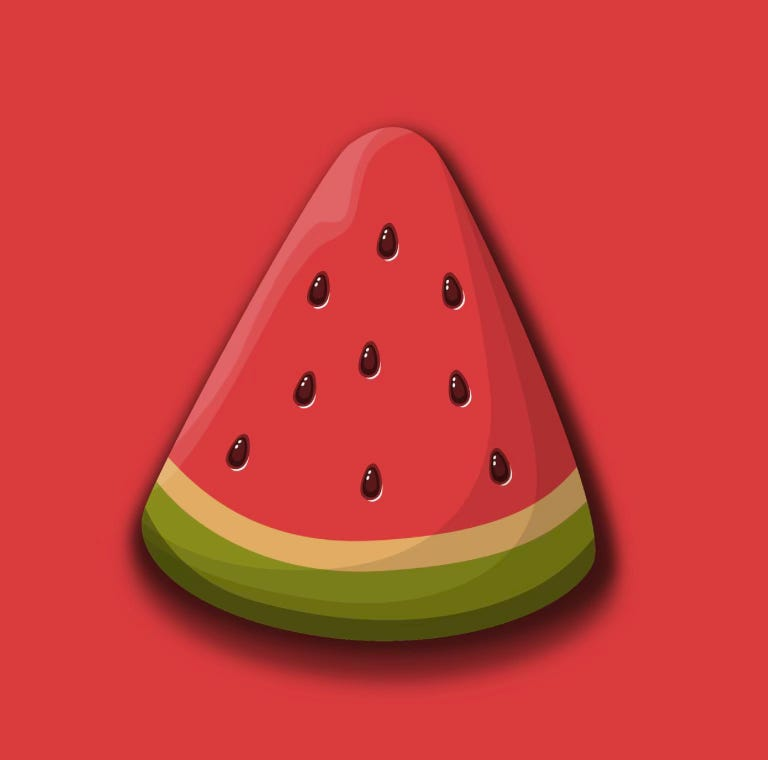
#> input picture python/level3/color_pallete/image.jpg, 768 x 760 px
$ python extractor.py
#> lines starting #> are read from the running program, lines starting #| are printed output that depends on the picture
"""
This project extracts the dominant colors from any image and creates a color palette.
It uses OpenCV to load the image and scikit-learn’s KMeans clustering to find the main colors.
This project will teach you about clustering algorithms and image processing while producing visually engaging results!

The program reads an image.jpg file.
After running the program, it should generate and display the color palette for the input image using matplotlib.

Required Libraries: opencv, numpy, scikit-learn, matplotlib
pip install opencv-python numpy scikit-learn matplotlib
"""
import cv2
import numpy as np
from sklearn.cluster import KMeans
import matplotlib.pyplot as plt

def extract_colors(image_path, n_colors=5) -> np.ndarray:
    """Extracts dominant colors from an image using KMeans clustering."""
#> called with image_path = './image.jpg', n_colors = 5

    # Load the image
    image = cv2.imread(image_path)
#> image is the input picture: shape (760, 768, 3); mean B, G, R 58, 63.2, 203.3
    image = cv2.cvtColor(image, cv2.COLOR_BGR2RGB)  # Convert BGR to RGB

    # Reshape the image to a 2D array of pixels
    pixels = image.reshape(-1, 3)

    # Apply KMeans clustering to find dominant colors
    kmeans = KMeans(n_clusters=n_colors)
    kmeans.fit(pixels)

    # Get the cluster centers (dominant colors)
    colors = kmeans.cluster_centers_.astype(int)

    return colors

def plot_color_palette(colors):
    """Plots the color palette from the extracted colors."""
    palette = np.zeros((100, 500, 3), dtype=int)

    for i, color in enumerate(colors):
        palette[:, i * 100:(i + 1) * 100] = color

    plt.imshow(palette)
    plt.axis('off')
    plt.show()
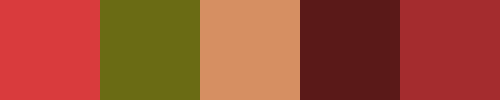
#> shown: shape (100, 500, 3); mean R, G, B 158.2, 75.6, 49.8


if __name__ == "__main__":
    """Main entry point for the color palette extractor."""
    image_path = './image.jpg'  # Path to the input image
    n_colors = 5  # Number of dominant colors to extract

    colors = extract_colors(image_path, n_colors)
    print("Extracted Colors (RGB):", colors)

    plot_color_palette(colors)
